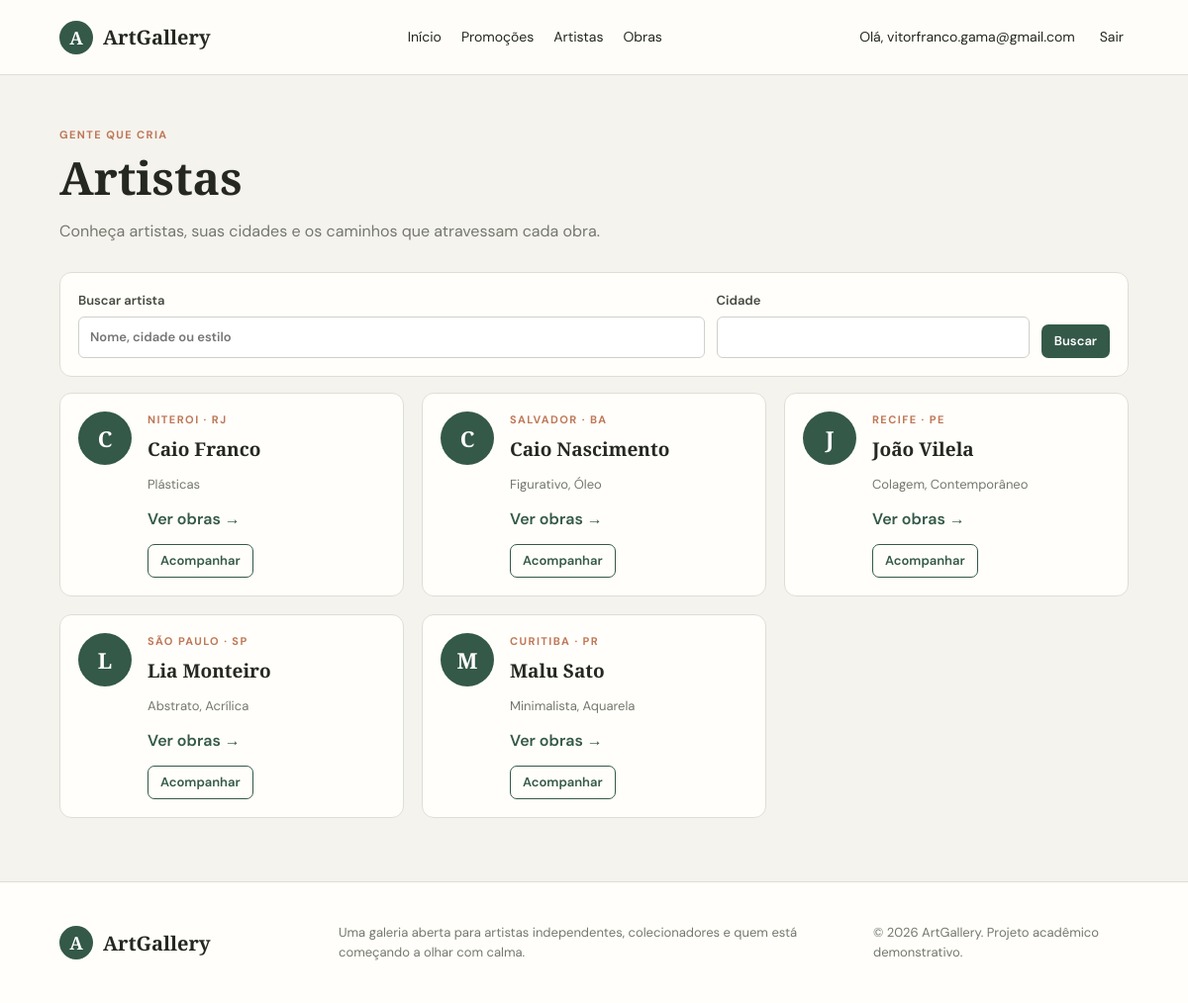
Before: /artistas/ (signed in) with the older database file.
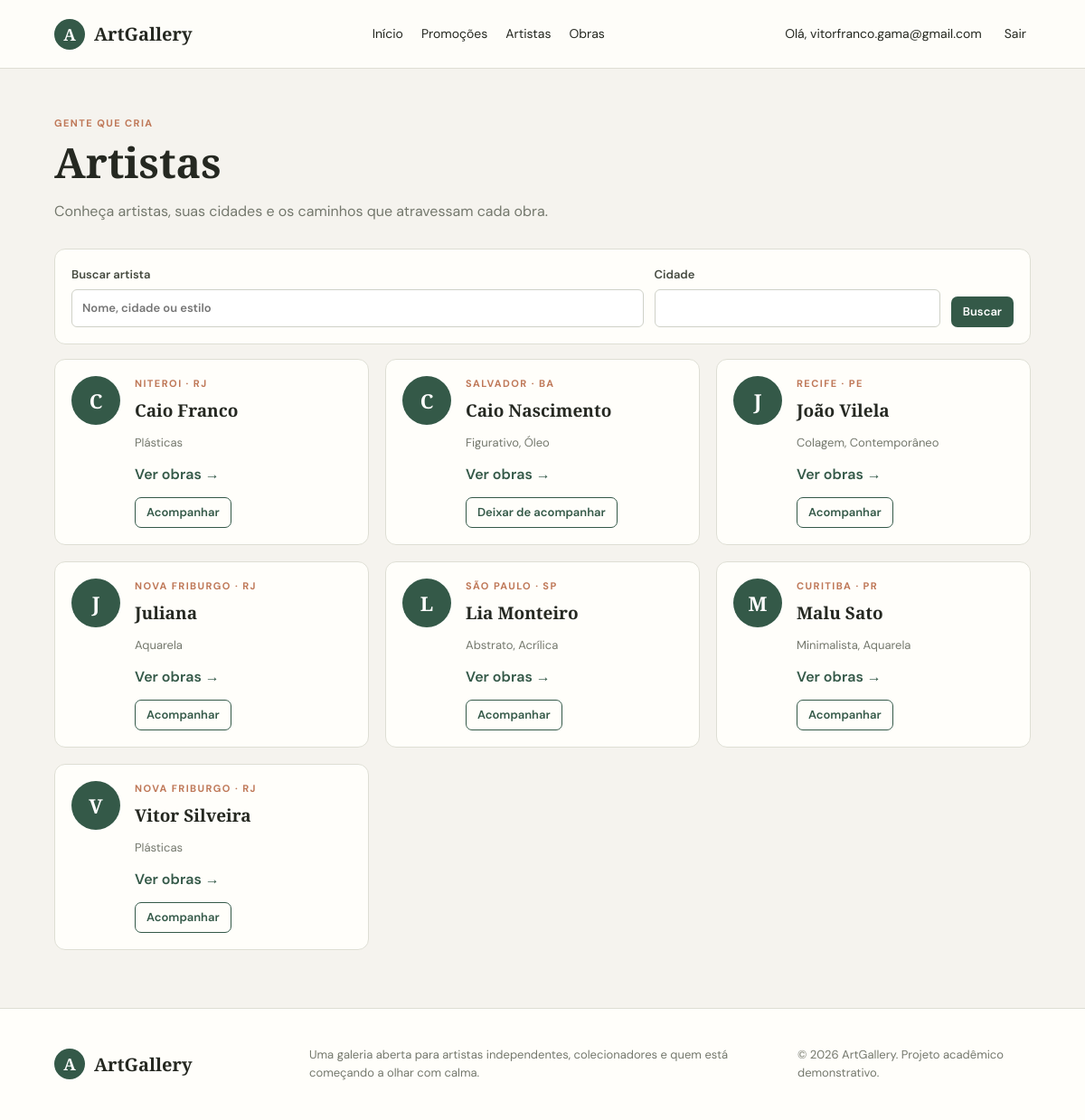
After: the same page with the newer database file.
### core/models.py (models this page shows, shortened)
class Profile(models.Model):
    class Role(models.TextChoices):
        CLIENT = "client", "Cliente"
        ARTIST = "artist", "Artista"
    user = models.OneToOneField(
        User, on_delete=models.CASCADE, related_name="profile"
    )
    role = models.CharField(max_length=10, choices=Role.choices)
    name = models.CharField(max_length=120)
    age = models.PositiveSmallIntegerField(
        validators=[MinValueValidator(1), MaxValueValidator(120)]
    )
    city = models.CharField(max_length=100)
    state = models.CharField(max_length=80)
    country = models.CharField(max_length=80, default="Brasil")
    contact = models.CharField(max_length=120)
    education = models.BooleanField(default=False)
    education_place = models.CharField(max_length=160, blank=True)
    styles = models.CharField(max_length=300, blank=True)
    created_at = models.DateTimeField(auto_now_add=True)
    class Meta:
        ordering = ("name",)

### core/views.py (the view, shortened to what this page needs)
@login_required
def artwork_list(request, category="artworks"):
    profile = _profile_or_redirect(request)
    if not isinstance(profile, Profile):
        return profile
    if category == "artists":
        artists = Profile.objects.filter(role=Profile.Role.ARTIST)
        artists = _annotate_follows(artists, profile)
        if query := request.GET.get("q", "").strip():
            artists = artists.filter(
                Q(name__icontains=query)
                | Q(city__icontains=query)
                | Q(state__icontains=query)
                | Q(styles__icontains=query)
            )
        if city := request.GET.get("city", "").strip():
            artists = artists.filter(city__icontains=city)
        return render(
            request,
            "core/artist_list.html",
            {"profile": profile, "artists": artists, "filters": request.GET},
        )

### core/views.py (called while the page is built)
def _profile_or_redirect(request):
    try:
        return request.user.profile
    except Profile.DoesNotExist:
        messages.info(request, "Complete seu perfil para acessar a galeria.")
        return redirect("profile_setup")

def _annotate_follows(artists, profile):
    return artists.annotate(
        is_following=Exists(
            ArtistFollow.objects.filter(
                follower=profile, artist_id=OuterRef("pk")
            )
        )
    )

### core/templates/core/artist_list.html (shortened to what this page needs)
{% extends "core/base.html" %}
{% block content %}
<div class="page-wrap">
  <header class="page-heading">
    <p class="eyebrow">Gente que cria</p>
    <h1>Artistas</h1>
    <p>Conheça artistas, suas cidades e os caminhos que atravessam cada obra.</p>
  </header>
  <form method="get" class="filter-bar artist-filters">
    <label>Buscar artista<input type="search" name="q" value="{{ filters.q }}" placeholder="Nome, cidade ou estilo"></label>
    <label>Cidade<input type="text" name="city" value="{{ filters.city }}"></label>
    <button class="button button-primary button-small" type="submit">Buscar</button>
  </form>
  <div class="artist-grid">
    {% for artist in artists %}{% include "core/_artist_card.html" %}{% empty %}
    <div class="empty-state"><h2>Nenhum artista encontrado</h2><p>Experimente outros termos de busca.</p></div>{% endfor %}
  </div>
</div>
{% endblock %}

### core/templates/core/_artist_card.html (shortened to what this page needs)
<article class="artist-card">
  <div class="artist-avatar" aria-hidden="true">{{ artist.name|first|upper }}</div>
  <div class="artist-card-body">
    <p class="eyebrow">{{ artist.city }}{% if artist.state %} · {{ artist.state }}{% endif %}</p>
    <h3>{{ artist.name }}</h3>
    <p class="artist-meta">{{ artist.styles|default:"Artista independente" }}</p>
    <a class="text-link" href="{% url 'artworks' %}?artist={{ artist.pk }}">Ver obras →</a>
    {% if user.is_authenticated %}
    {% if artist.pk != profile.pk %}
    <form method="post" action="{% url 'toggle_follow' artist.pk %}">
      <button class="button button-outline button-small" type="submit">
        {% if artist.is_following %}Deixar de acompanhar{% else %}Acompanhar{% endif %}
      </button>
    </form>
    {% endif %}
    {% else %}
    <a class="button button-outline button-small" href="{% url 'login' %}?next={% url 'artists' %}">Entre para acompanhar</a>
    {% endif %}
  </div>
</article>

Changed rows visible on the page:
computed for Profile "Caio Nascimento": text "Acompanhar" → "Deixar de acompanhar"
added Profile: name|first "J", city "NOVA FRIBURGO", state "RJ", name "Juliana", styles "Aquarela", shows "Acompanhar"
added Profile: name|first "V", city "NOVA FRIBURGO", state "RJ", name "Vitor Silveira", styles "Plásticas", shows "Acompanhar"
